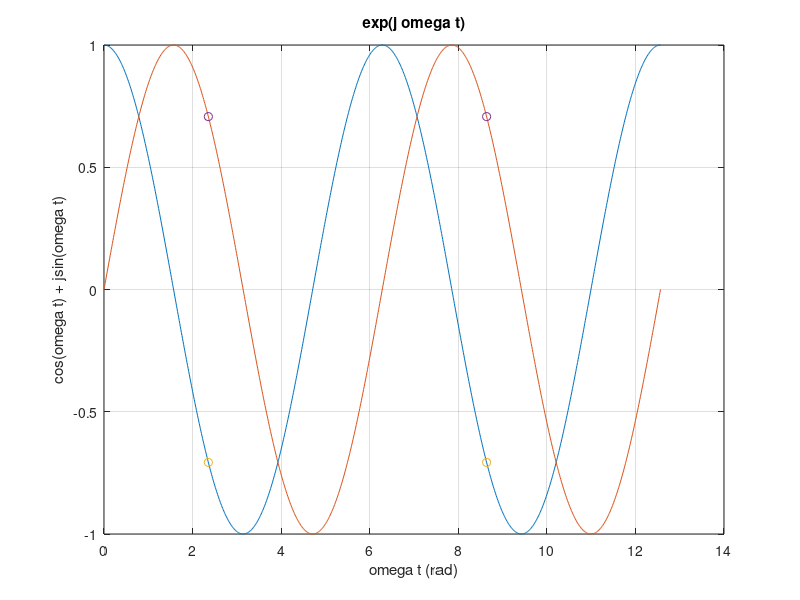
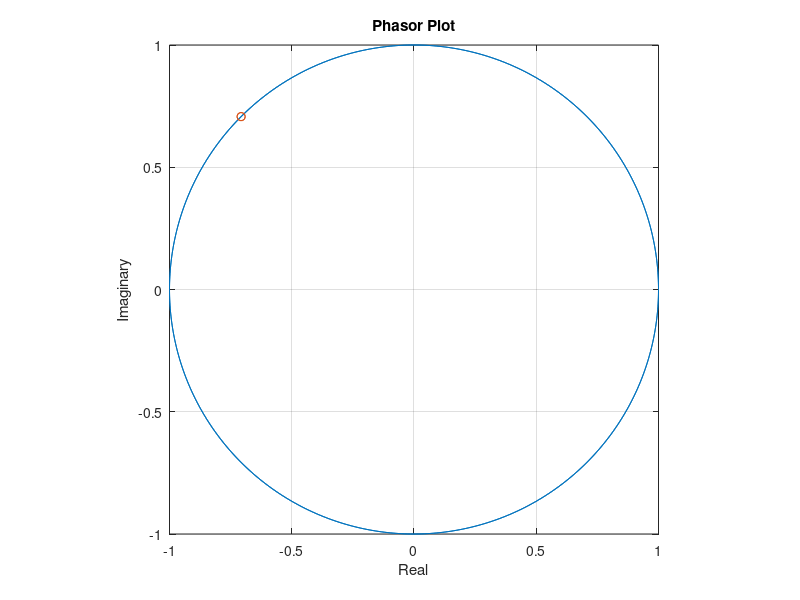

MATLAB code for these plots, in order:
%% Exponentials 
%% Plots $e^omega t$ to help in the visualization
% of the Exponential Fourier Series
%
% Prepared for EG-247 by 
% C.P. Jobling
%% The decaying exponential
t=linspace(0,4*pi,1000);
figure
plot(t,cos(t),t,sin(t))
hold on
% Real
plot([3*pi/4,2*pi+3*pi/4],[cos(3*pi/4),cos(2*pi+3*pi/4)],'o')
% Imaginary
plot([3*pi/4,2*pi+3*pi/4],[sin(3*pi/4),sin(2*pi+3*pi/4)],'o')
title('exp(j omega t)')
xlabel('omega t (rad)')
ylabel('cos(omega t) + jsin(omega t)')
grid
hold off
%% The phasor plot
figure
plot(cos(t),sin(t))
hold on
plot([cos(3*pi/4),cos(2*pi+3*pi/4)],[sin(3*pi/4),sin(2*pi+3*pi/4)],'o')
axis('square')
title('Phasor Plot')
ylabel('Imaginary')
xlabel('Real')
grid
hold off